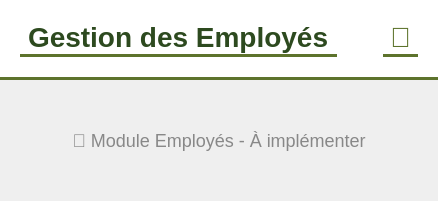
      <widget class="QWidget" name="pageEmploye">
       <layout class="QVBoxLayout" name="verticalLayout_2">
        <property name="spacing">
         <number>0</number>
        </property>
        <property name="margin" stdset="0">
         <number>0</number>
        </property>
        <item>
         <widget class="QFrame" name="headerFrameEmploye">
          <property name="minimumSize">
           <size>
            <width>0</width>
            <height>80</height>
           </size>
          </property>
          <property name="styleSheet">
           <string notr="true">background: #ffffff; border: none; border-bottom: 3px solid #5d732c;</string>
          </property>
          <layout class="QHBoxLayout" name="horizontalLayout_2">
           <property name="margin" stdset="0">
            <number>20</number>
           </property>
           <item>
            <widget class="QLabel" name="headerTitleEmploye">
             <property name="styleSheet">
              <string notr="true">color: #2d4a1f; font-size: 28px; font-weight: bold;</string>
             </property>
             <property name="text">
              <string>Gestion des Employés</string>
             </property>
            </widget>
           </item>
           <item>
            <spacer name="horizontalSpacer_2">
             <property name="orientation">
              <enum>Qt::Orientation::Horizontal</enum>
             </property>
             <property name="sizeHint" stdset="0">
              <size>
               <width>40</width>
               <height>20</height>
              </size>
             </property>
            </spacer>
           </item>
           <item>
            <widget class="QLabel" name="userIconHeaderEmploye">
             <property name="styleSheet">
              <string notr="true">font-size: 28px; color: #5d732c;</string>
             </property>
             <property name="text">
              <string>👤</string>
             </property>
            </widget>
           </item>
          </layout>
         </widget>
        </item>
        <item>
         <widget class="QLabel" name="placeholderEmploye">
          <property name="styleSheet">
           <string notr="true">font-size: 18px; color: #888; padding: 50px;</string>
          </property>
          <property name="text">
           <string>👥 Module Employés - À implémenter</string>
          </property>
          <property name="alignment">
           <set>Qt::AlignmentFlag::AlignCenter</set>
          </property>
         </widget>
        </item>
       </layout>
      </widget>
